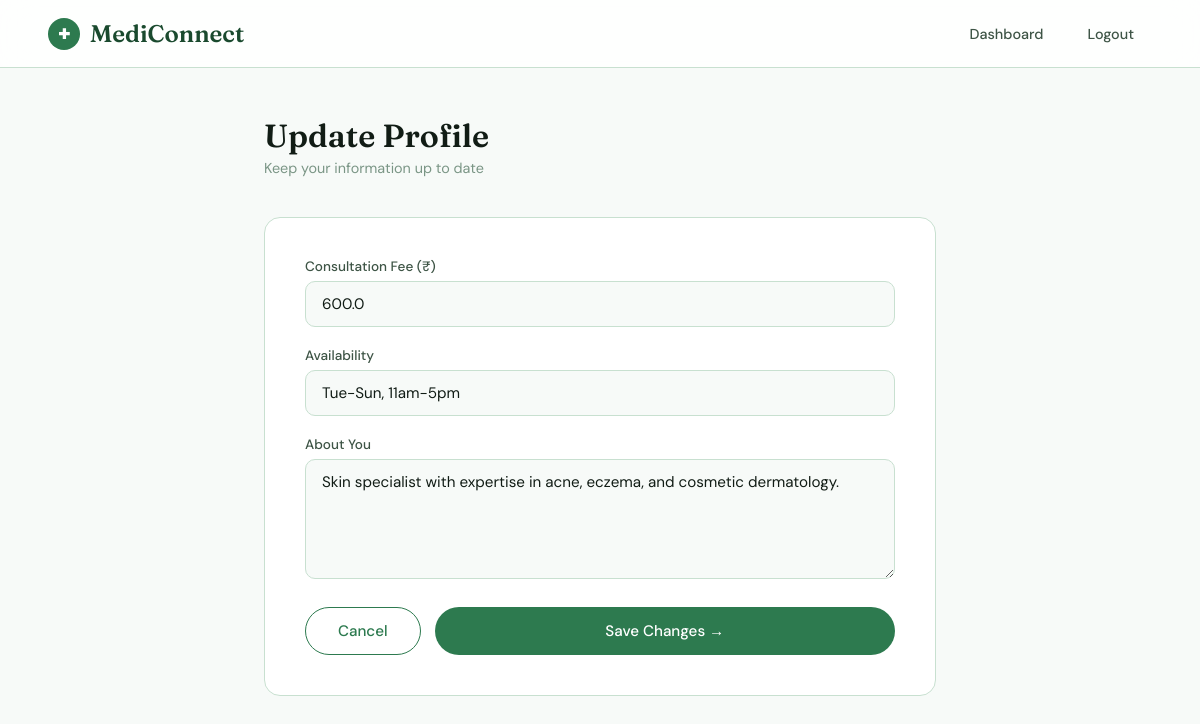
The page /doctor/update (signed in) on the database its author committed.
### mediconnect/app.py (models this page shows)
class Doctor(db.Model):
    id = db.Column(db.Integer, primary_key=True)
    name = db.Column(db.String(100), nullable=False)
    email = db.Column(db.String(120), unique=True, nullable=False)
    password = db.Column(db.String(200), nullable=False)
    specialization = db.Column(db.String(100), nullable=False)
    experience = db.Column(db.Integer)
    fee = db.Column(db.Float, default=0.0)
    availability = db.Column(db.String(200), default="Mon-Fri, 9am-5pm")
    about = db.Column(db.Text)
    created_at = db.Column(db.DateTime, default=datetime.utcnow)
    reviews = db.relationship('DoctorReview', backref='doctor', lazy=True)

### mediconnect/app.py (the view, shortened to what this page needs)
@app.route("/doctor/update", methods=["GET", "POST"])
def doctor_update():
    if "doctor_id" not in session or session.get("role") != "doctor":
        return redirect(url_for("doctor_login"))
    doctor = Doctor.query.get(session["doctor_id"])
    return render_template("doctor_update.html", doctor=doctor)

### mediconnect/templates/doctor_update.html (shortened to what this page needs)
{% extends "base.html" %}
{% block content %}
<div class="update-page">
  <div class="page-header">
    <h1>Update Profile</h1>
    <p>Keep your information up to date</p>
  </div>
  <div class="form-card">
    <form method="POST">
      <div class="form-stack">
        <div class="form-group">
          <label>Consultation Fee (₹)</label>
          <input type="number" name="fee" value="{{ doctor.fee }}" min="0" required />
        </div>
        <div class="form-group">
          <label>Availability</label>
          <input type="text" name="availability" value="{{ doctor.availability }}" placeholder="e.g. Mon-Fri, 9am-5pm" required />
        </div>
        <div class="form-group">
          <label>About You</label>
          <textarea name="about">{{ doctor.about }}</textarea>
        </div>
      </div>
      <div class="form-actions">
        <a href="/doctor/dashboard" class="btn btn-outline">Cancel</a>
        <button type="submit" class="btn btn-primary" style="flex:1;">Save Changes →</button>
      </div>
    </form>
  </div>
</div>
{% endblock %}

### rows shown on the page
Doctor: fee "600.0", availability "Tue-Sun, 11am-5pm", about "Skin specialist with expertise in acne, eczema, and cosmetic dermatology."
